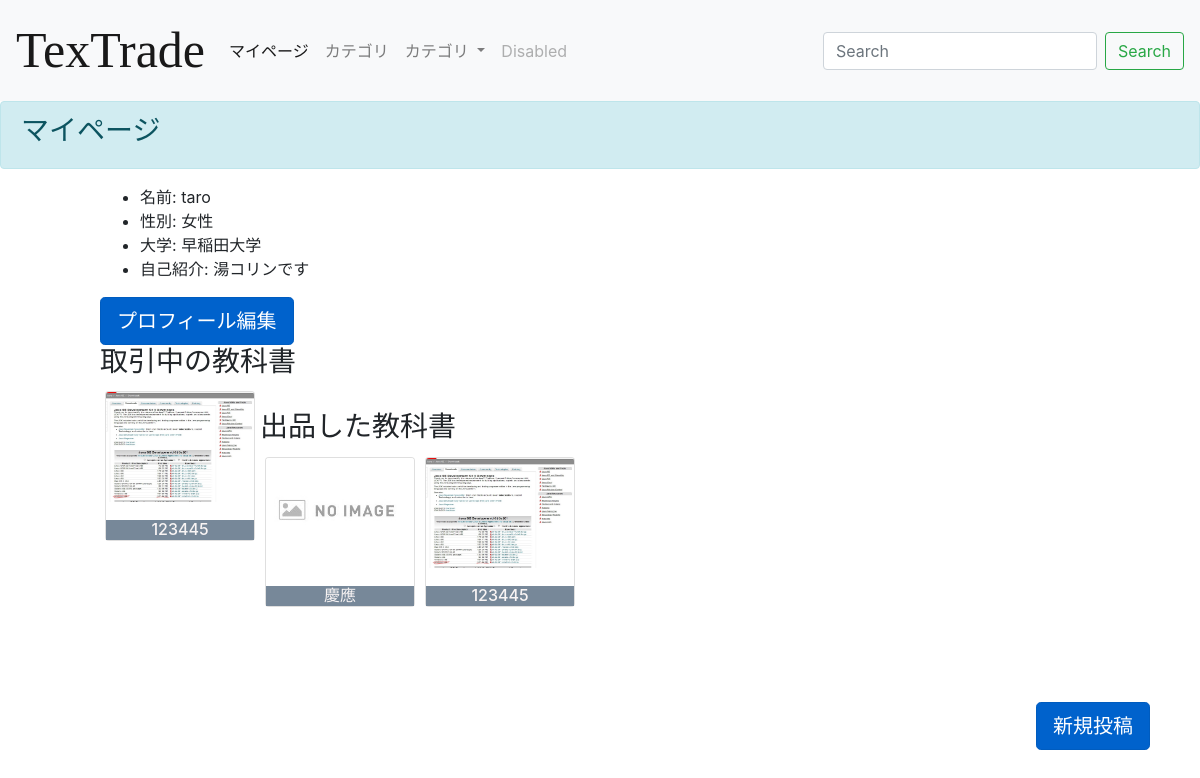
The page /mypage/ (signed in) on the database its author committed.
### textapp/models.py (models this page shows, shortened)
class Usermodel(models.Model):
    intro = models.TextField(blank=True, default='')
    user = models.OneToOneField(User, on_delete=models.CASCADE, related_name='profile',null='True')
    gender = models.CharField(max_length=20, blank=True)
    college = models.CharField(max_length=30, blank=True)

class Textbookmodel(models.Model):
    title = models.CharField(max_length=100)
    content =models.TextField()
    author = models.CharField(max_length=100)
    images = models.ImageField(upload_to='', null=True ,blank=True ,default='noimage.jpg')
    good = models.IntegerField(null=True, blank=True, default=0)
    goodtext = models.CharField(max_length=200, null=True, blank=True, default='a')
    published_date = models.DateTimeField(blank=True,null=True)
    created_date = models.DateTimeField(default=timezone.now)
    live = models.BooleanField(default=False)
    price = models.IntegerField(default=0)
    collegecategory = models.CharField(max_length=30 ,blank=True)
    facultycategory = models.CharField(max_length=30 ,blank=True)
    status = models.CharField(max_length=30 ,blank=True)
    trading = models.BooleanField(default=False)
    class Meta:
        ordering = ['-created_date']

### textapp/views.py (the view)
# urls.py: path('mypage/',mypagefunc,name='mypage'),
def mypagefunc(request):
    object_list = Usermodel.objects.all()
    post = Textbookmodel.objects.filter(author__exact=request.user)
    trading = Textbookmodel.objects.filter(author__exact=request.user).filter(trading=True)
    if Textbookmodel.objects.exists():
        return render(request, 'mypage.html',{
            'object_list':object_list,
            'post':post,
            'trading':trading})
    else :
        return render(request, 'mypage.html',{
            'object_list':object_list,
            'trading':trading})

### templates/mypage.html (shortened to what this page needs)
{% extends 'base.html' %}
{% block header %}
<header class="sticky-top">
    <nav class="navbar navbar-expand-lg navbar-light bg-light">
        <a class="navbar-brand" href="{% url 'list' %}" style="font-size: 50px; font-family:fantasy;">TexTrade</a>
        <div class="collapse navbar-collapse" id="navbarSupportedContent">
          <ul class="navbar-nav mr-auto">
            <li class="nav-item active">
              <a class="nav-link" href="#">マイページ <span class="sr-only">(current)</span></a>
            </li>
            <li class="nav-item">
              <a class="nav-link" href="#">カテゴリ</a>
            </li>
            <li class="nav-item dropdown">
              <a class="nav-link dropdown-toggle" href="#" id="navbarDropdown" role="button" data-toggle="dropdown" aria-haspopup="true" aria-expanded="false">
                カテゴリ
              </a>
            </li>
            <li class="nav-item">
              <a class="nav-link disabled" href="#">Disabled</a>
            </li>
          </ul>
          <form class="form-inline my-2 my-lg-0">
            <input class="form-control mr-sm-2" type="search" placeholder="Search" aria-label="Search">
            <button class="btn btn-outline-success my-2 my-sm-0" type="submit">Search</button>
          </form>
        </div>
      </nav>
    </header>
<div class="alert alert-info"  role="alert">
    <h3>マイページ</h3>
  </div>
{% endblock header %}
{% block content %}
<div class="box">
<ul>
  <li>名前: {{ user.username }}</li>
  <li>性別: {{ user.profile.gender }}</li>
  <li>大学: {{ user.profile.college }}</li>
  <li>自己紹介: {{ user.profile.intro }}</li>
</ul>
<a href="{% url 'editmypage' %}" class="btn btn-primary btn-lg active" role="button" aria-pressed="true">プロフィール編集</a>
<h3>取引中の教科書</h3>
    <div class="listcontainer">
    {% for item in trading %}
    <div class="card-card" >
    <a href="{% url 'chatroom' item.pk %}"></a>
    <div class="card" style="width: 150px; height: 150px;">
      {% if item.images %}
        <p><img src="{{item.images.url}}" width=150 height=110 class="card-img-top" alt="..."></p>
      {% endif %}
        <div class="card-b">
          <h6 class="card-title">{{item.title}}</h6>
        </div>
      </div>
    </div>
    {% endfor%}
    </div>
<br>
<h3>出品した教科書</h3>
    <div class="listcontainer">
    {% for item in post %}
    <div class="card-card" >
    <a href="{% url 'detail' item.pk %}"></a>
    <div class="card" style="width: 150px; height: 150px;">
      {% if item.images %}
        <p><img src="{{item.images.url}}" width=150 height=110 class="card-img-top" alt="..."></p>
      {% endif %}
        <div class="card-b">
          <h6 class="card-title">{{item.title}}</h6>
        </div>
      </div>
    </div>
    {% endfor%}
    </div>
    <div class="post"><a href="{% url 'create' %}" class="btn btn-primary btn-lg active" role="button" aria-pressed="true">新規投稿</a>
    </div>
    </div>
{% endblock content %}

### templates/mypage.html (style rules this page uses)
div.box { width:1000px; margin:auto; background-color:#FFFFFF; text-align: left; position: relative; }
div.card-card { margin:5px; float: left; width:150px; position: relative; z-index: 1; height:150; }
div.card-b h6 { color: rgb(248, 244, 244); text-align: center; }
div.listcontainer { padding: 0px; }
div.card-b { width:100%; background-color:lightslategray; height:20px; position:absolute; bottom:0; }
div.card-card a { position: absolute; top: 0; left: 0; width: 100%; height: 100%; text-indent:-999px; z-index: 2; }
div.card { padding: 0px; }
div.post { position: fixed; color: aqua; bottom:50px; right:50px; }

### rows shown on the page
Textbookmodel: images (picture), title "123445"
Textbookmodel: images (placeholder picture), title "慶應"

### other values the page prints
{{ user.username }} "taro"
{{ user.profile.gender }} "女性"
{{ user.profile.college }} "早稲田大学"
{{ user.profile.intro }} "湯コリンです"
